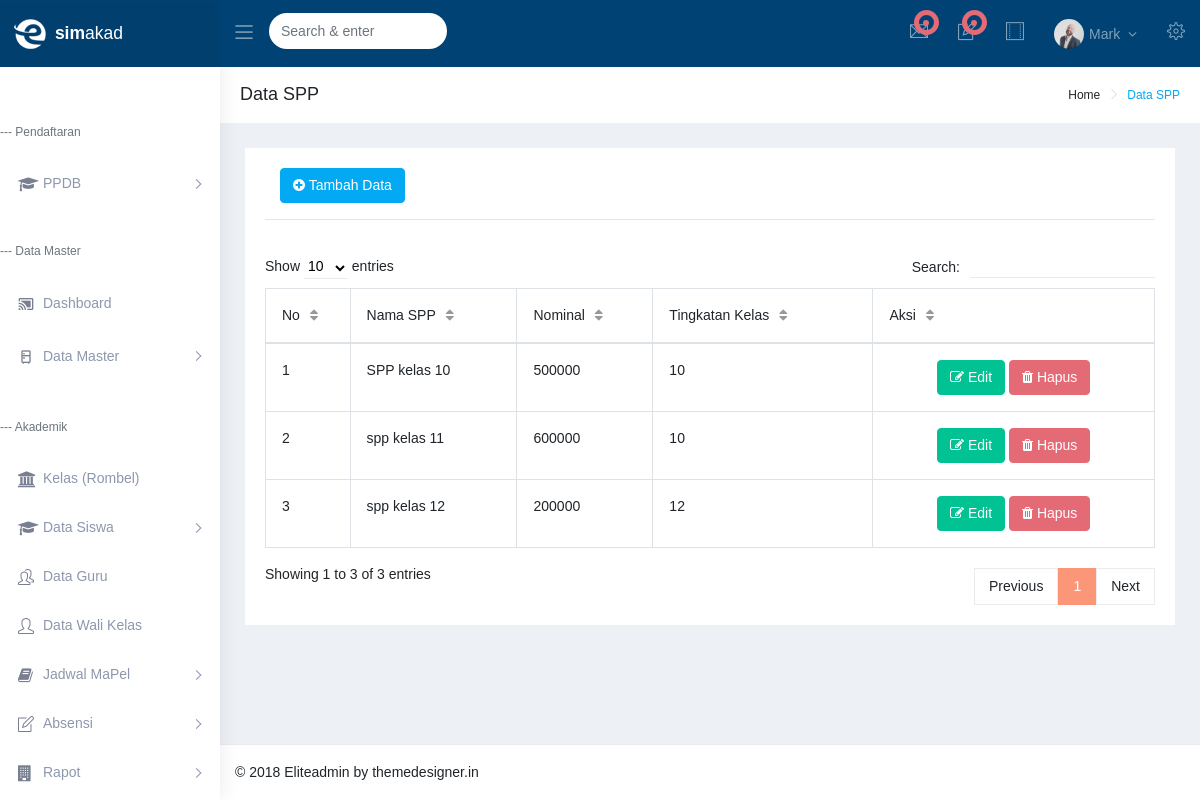
The app's page /index.php/spp with its own data.
### tables this page shows
CREATE TABLE `spp` (
  `id_spp` tinyint(3) NOT NULL,
  `nama_spp` varchar(20) NOT NULL,
  `nominal` int(11) NOT NULL,
  `id_kelas` tinyint(2) NOT NULL
);

CREATE TABLE `kelas` (
  `id_kelas` tinyint(4) NOT NULL,
  `nama_kelas` varchar(5) NOT NULL
);

### application/controllers/Spp.php (called while the page is built, shortened)
<?php defined('BASEPATH') OR exit('No direct script access allowed');
class Spp extends CI_Controller
{
  function __construct()
  {
    $this->load->model('M_spp');
  }
  public function index(){
    $data['kelas']= $this->M_spp->getkelas();
    $data['title']= "Data SPP";
    $data['spp']= $this->M_spp->getJoinSpp();
    $this->load->view('common/head');
    $this->load->view('common/topbar');
    $this->load->view('common/sidebar');
    $this->load->view('common/breadcrumb',$data);
    $this->load->view('admin/spp/v_spp',$data);
    $this->load->view('common/footer');
  }
}

### index.php (called while the page is built, shortened)
<?php
require_once BASEPATH.'core/CodeIgniter.php';

### application/models/M_spp.php (called while the page is built, shortened)
<?php defined('BASEPATH') OR exit('No direct script access allowed');
class M_spp extends CI_Model
{
  function getJoinSpp ()
  {
    $this->db->select('*');
    $this->db->from ('spp');
    $this->db->join('kelas', ' spp.id_kelas= kelas.id_kelas');
    $query =$this->db->get();
    return $query->result();
  }
}
?>

### application/views/admin/spp/v_spp.php (the view, shortened to what this page needs)
<div class="row">
  <div class="col-12">
    <div class="card">
      <div class="card-body">
        <button class="btn btn-info d-none d-lg-block m-l-15" data-target="#modaladd" data-toggle="modal"><i class="fa fa-plus-circle"></i> Tambah Data</button>
        <hr>
        <div class="table-responsive">
          <table id="myTable" class="table table-bordered" width="100%" cellspacing="0">
            <thead>
              <tr>
                <th>No</th>
                <th>Nama SPP</th>
                <th>Nominal</th>
                <th>Tingkatan Kelas</th>
                <th>Aksi</th>
              </tr>
            </thead>
            <tbody>
              <?php
              $no=1;
              foreach ($spp as $item) {
                ?>
                <tr>
                  <td><?php echo $no++; ?></td>
                  <td><?= $item->nama_spp ?></td>
                  <td><?= $item->nominal ?></td>
                  <td><?= $item->nama_kelas ?></td>
                  <td style="text-align: center;">
                    <button type="button" class="btn btn-md btn-success " onclick="edit('<?php echo $item->id_spp; ?>')"><i class="fa fa-edit"></i>  Edit</button>
                    <a href="<?php echo base_url() . 'spp/hapus'; ?>/<?php echo $item->id_spp ?>" class="btn btn-danger"onClick="return doconfirm();"><i class="fa fa-trash"></i> Hapus</a>
                  </tr>
                <?php } ?>
              </tbody>
            </table>
          </div>
        </div>
      </div>
    </div>
  </div>

### records on screen
spp: nama_spp "SPP kelas 10", nominal "500000", id_kelas.nama_kelas "10"
spp: nama_spp "spp kelas 11", nominal "600000", id_kelas.nama_kelas "10"
spp: nama_spp "spp kelas 12", nominal "200000", id_kelas.nama_kelas "12"

### other values on screen
$title "Data SPP"
